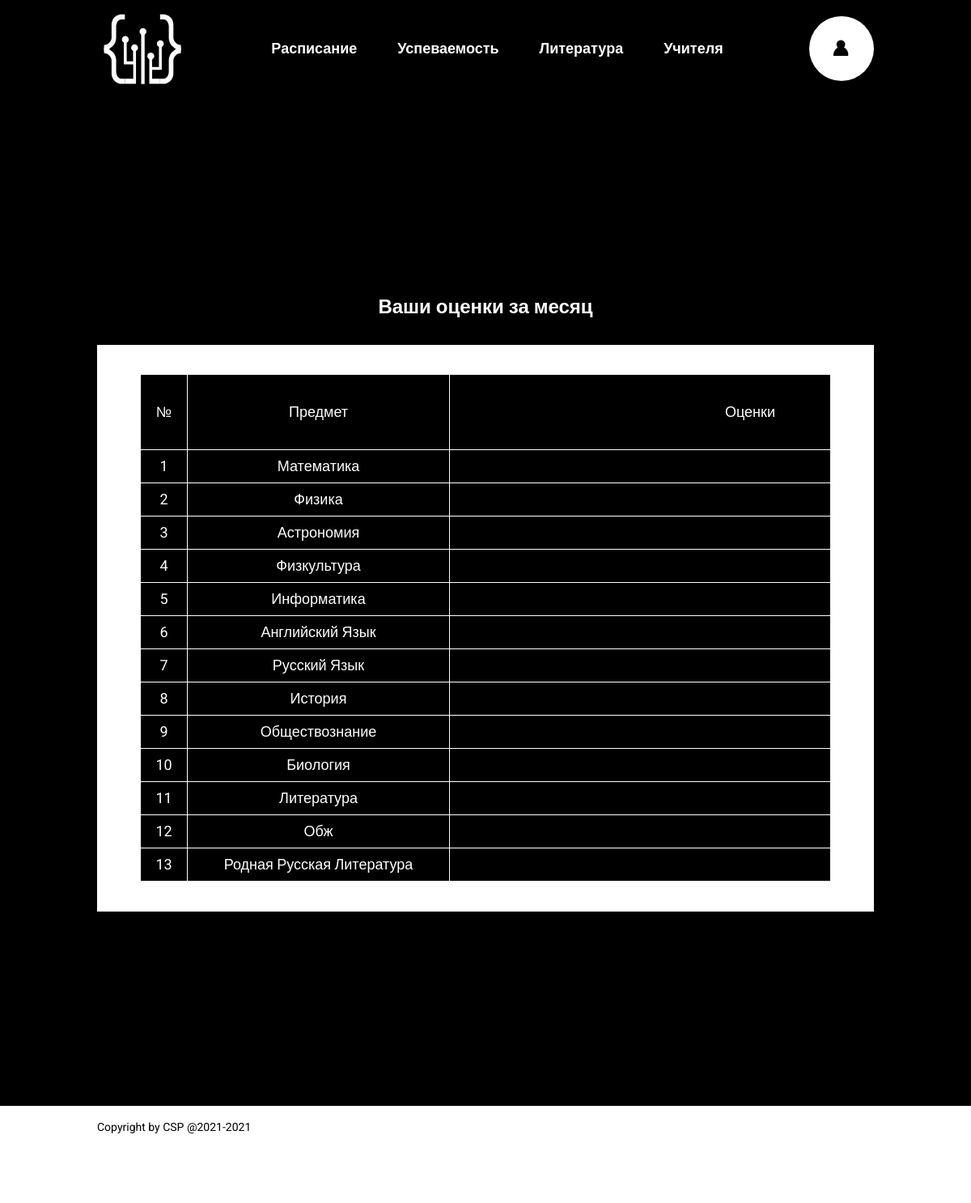
Screenshot of /journal (signed in) with the database file from the repository.
### app.py (models this page shows, shortened)
class Lessons(db.Model):
    __tablename__ = 'Lessons'
    Id = db.Column(db.Integer, nullable=False, unique=True)
    LessonName = db.Column(db.Text(), nullable=False, primary_key=True)

### app.py (the view)
@app.route('/journal')
@login_required
def Journal():
    Marks = []
    return render_template('journal.html',
                           user_id=str(cur_id),
                           items=13,
                           Lessons=Lessons,
                           MarksList=MarksList,
                           MissedLessons=MissedLessons,
                           int=int,
                           str=str,
                           len=len,
                           sum=sum,
                           )

### app.py (called while the page is built)
@login_manager.user_loader
def load_user(UserId):
    return Users.query.get(UserId)

@app.after_request
def redirect_to_signin(response):
    if response.status_code == 401:
        return redirect(url_for('Login'))
    return response

### templates/journal.html (shortened to what this page needs)
{% extends "grades.html" %}
{% block table %}
{% set id = user_id %}
{% for i in range(1, items + 1) %}
    {% set l = 0 %}
    {% set Marks = [] %}
    {% set lessonName = (Lessons.query.filter_by(Id=i).first()).LessonName %}
    {% set AllMarks = MarksList.query.filter_by(PupilId=id).all() %}
    {% set IntMarks = [] %}
    {% set midle = IntMarks | sum(attribute=None) %}
    {% if midle != 0 %}
        {% set end_midle = midle / len(Marks) %}
    {% else %}
        {% set end_midle = 0 %}
    {% endif %}
    {% set RespecfulLessonsUsers = MissedLessons.query.filter(MissedLessons.UserId==id).filter(MissedLessons.SkipReasonTypeId==1).filter(MissedLessons.SkippedLessonId==i).all() %}
    {% set LatenessLessonsUsers = MissedLessons.query.filter(MissedLessons.UserId==id).filter(MissedLessons.IsSkippedAllLesson=='0').filter(MissedLessons.SkippedLessonId==i).all() %}
    {% set MissedLessonsUsers = MissedLessons.query.filter(MissedLessons.UserId==id).filter(MissedLessons.IsSkippedAllLesson=='1').filter(MissedLessons.SkippedLessonId==i).all() %}
    {% set NMarks = Marks|join(', ') or '' %}
    <div class="grades_list">
        <div class="subject_number-inf">{{ i }}</div>
        <div class="subject_name-inf">{{ lessonName }}</div>
        <div class="grades-inf">{{  NMarks|default('', True) }}</div>
    </div>
{% endfor %}
{% endblock %}

### templates/grades.html (shortened to what this page needs)
<!DOCTYPE html>
<html lang="en">
<head>
    <link rel="stylesheet" href="{{ url_for('static', filename='style.css') }}">
</head>
<body>
    <div class="wrapper">
        <header class="header">
            <div class="header_container container">
                <a class="" href="index.html">
                    <div class="header_logo"></div>
                </a>
                <nav class="nav_menu menu">
                    <ul class="nav_list">
                        <li class="nav_item">
                            <a href="/timetable" class="item_link">Расписание</a>
                        </li>
                        <li class="nav_item">
                            <a href="/journal" class="item_link">Успеваемость</a>
                        </li>
                        <li class="nav_item">
                            <a href="/literature" class="item_link">Литература</a>
                        </li>
                        <li class="nav_item">
                            <a href="teachers.html" class="item_link">Учителя</a>
                        </li>
                    </ul>
                </nav>
                <a href="#">
                    <div class="login">
                        <div class="login_img"></div>
                    </div>
                </a>
            </div>
        </header>
        <main class="main">
            <div class="container">
                <div class="grades_main">
                    <p class="title">Ваши оценки за месяц</p>
                    <div class="grades_block">
                        <div class="grades_inf">
                            <div class="grades_list">
                                <div class="subject_number">№</div>
                                <div class="subject_name">Предмет</div>
                                <div class="grades">Оценки</div>
                            </div>
                            {% block table %} {% endblock %}
                        </div>
                    </div>
                </div>
            </div>
        </main>
        <footer class="footer">
            <div class="container">
                <p class="footer_txt">Copyright by CSP @2021-2021</p>
            </div>
        </footer>
    </div>
</body>
</html>

### static/style.css (style rules this page uses)
*, *::before, *::after { padding: 0; margin: 0; border: 0; box-sizing: border-box; }
a { text-decoration: none; color: inherit; }
ul, ol, li { list-style: none; }
html, body { font-size: 18px; height: 100%; margin: 0; font-family: 'Roboto', sans-serif; background: white; line-height: 1.6; background-color: black; }
.wrapper { min-height: 100%; display: flex; flex-direction: column; }
.container { box-sizing: content-box; padding: 0 15px; max-width: 1680px; margin: 0px auto; }
@media (max-width: 1680px) { .container { max-width: 1200px; } }
@media (max-width: 1200px) { .container { max-width: 960px; } }
.header_logo { background: url(../static/img/logo.svg) no-repeat; width: 109px; height: 109px; }
.header { height: 120px; width: 100%; }
.header_container { padding: 0 15px; display: flex; height: 120px; align-items: center; }
.nav_menu { margin: 0 auto; }
.item_link { color: #fff; display: inline-block; position: relative; color: white; font-size: 18px; font-weight: 700; line-height: 40px; transition: 0.5s; }
.item_link::after { content: ""; position: absolute; bottom: 0; left: 50%; display: block; background: none repeat scroll 0 0 transparent; height: 2px; width: 0; background: #fff; transition: width 0.3s ease 0s, left 0.3s ease 0s; }
.nav_list { flex-wrap: wrap; display: flex; }
.nav_item { text-align: center; }
.nav_item:not(:last-child) { margin-right: 50px; }
.login { display: flex; align-items: center; justify-content: center; width: 80px; height: 80px; border-radius: 50px; background: white; }
.login_img { background: url("../static/img/login_black.svg") no-repeat; width: 74px; height: 74px; border-radius: 50px; transition: 0.5s; }
.main { width: 100%; margin-top: 240px; flex: 1 1 auto; }
.title { margin-bottom: 28px; color: white; font-size: 24px; font-weight: bold; }
.grades_main { width: 100%; text-align: center; }
.grades_block { background: white; width: 100%; height: auto; padding: 37px 54px; }
.grades_inf { width: 100%; height: auto; overflow-x:auto; overflow-y:hidden; }
.grades_list { display: flex; width: 100%; }
.subject_number { color: white; min-width: 57px; height: 92px; display: flex; align-items: center; justify-content: center; margin: 0 1px 1px 0; background: black; }
.subject_name { color: white; min-width: 323px; height: 92px; display: flex; align-items: center; justify-content: center; margin: 0 1px 1px 0; background: black; }
.grades { color: white; min-width: 742px; height: 92px; display: flex; align-items: center; justify-content: center; margin: 0 1px 1px 0; background: black; }
.subject_number-inf { color: white; min-width: 57px; height: 40px; display: flex; align-items: center; justify-content: center; margin: 0 1px 1px 0; background: black; }
.subject_name-inf { color: white; min-width: 323px; height: 40px; display: flex; align-items: center; justify-content: center; margin: 0 1px 1px 0; background: black; }
.grades-inf { color: white; min-width: 742px; height: 40px; display: flex; align-items: center; justify-content: center; margin: 0 1px 1px 0; background: black; }
.footer { font-size: 14px; margin-top: 240px; width: 100%; height: 120px; background: white; padding: 15px; }

### rows the page displays
Lessons: LessonName "Математика"
Lessons: LessonName "Физика"
Lessons: LessonName "Астрономия"
Lessons: LessonName "Физкультура"
Lessons: LessonName "Информатика"
Lessons: LessonName "Английский Язык"
Lessons: LessonName "Русский Язык"
Lessons: LessonName "История"
Lessons: LessonName "Обществознание"
Lessons: LessonName "Биология"
Lessons: LessonName "Литература"
Lessons: LessonName "Обж"
Lessons: LessonName "Родная Русская Литература"

### other values shown
{{ i }} "1" "2" "3" "4" "5" "6" "7" "8" "9" "10" "11" "12" "13"
